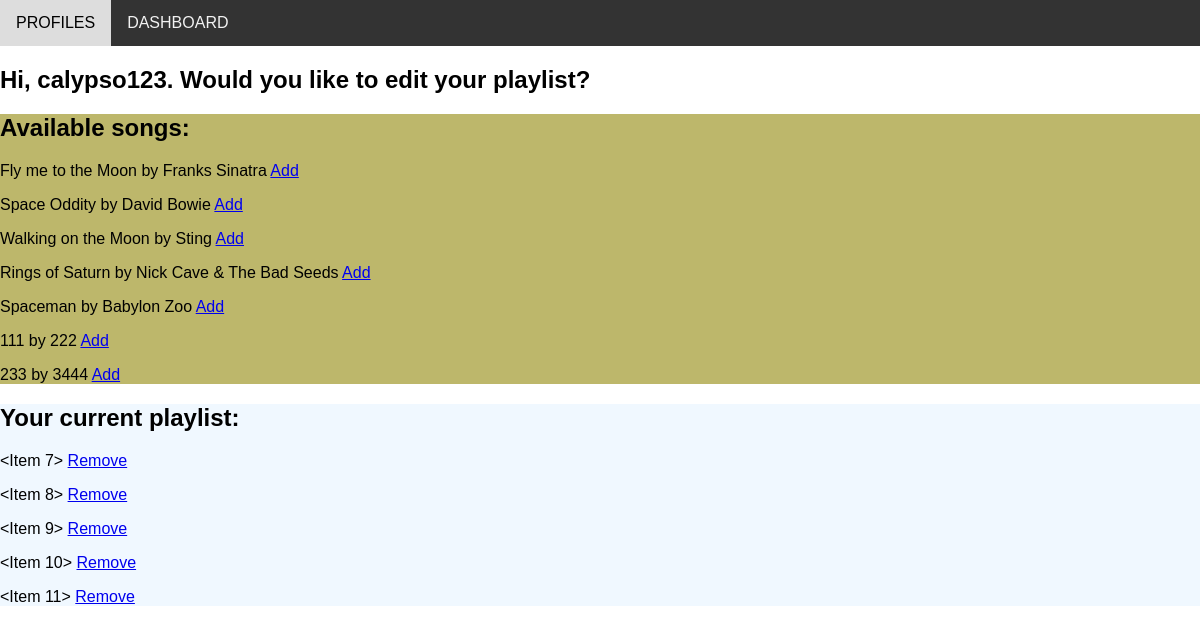
Screenshot of /profile/4 with the database file from the repository.
### models.py (models this page shows, shortened)
class User(db.Model):
    id = db.Column(db.Integer, primary_key=True)
    username = db.Column(db.String(50), index=True, unique=True)
    playlist_id = db.Column(db.Integer, db.ForeignKey("playlist.id"))

class Song(db.Model):
    id = db.Column(db.Integer, primary_key=True)
    artist = db.Column(db.String(50), index=True, unique=False)
    title = db.Column(db.String(70), index=True, unique=False)
    n = db.Column(db.Integer, index=False, unique=False)
    def __repr__(self):
        return f"{self.title} by {self.artist}"

class Item(db.Model):
    id = db.Column(db.Integer, primary_key=True)
    song_id = db.Column(db.Integer, db.ForeignKey("song.id"))
    playlist_id = db.Column(db.Integer, db.ForeignKey("playlist.id"))

### routes.py (the view)
@app.route("/profile/<int:user_id>")
def profile(user_id):
    user = User.query.filter_by(id=user_id).first_or_404(
        description="No such user found."
    )
    songs = Song.query.all()
    my_playlist = Playlist.query.get(
        user.playlist_id
    )  # change here to a database query
    return render_template(
        "profile.html", user=user, songs=songs, my_playlist=my_playlist
    )

### templates/profile.html
{% extends "_base.html" %} {% block content %}
<h2>Hi, {{user.username}}. Would you like to edit your playlist?</h2>
<div class="row">
  <div class="column" style="background-color: #bdb76b">
    <h2>Available songs:</h2>
    {% for song in songs %}
    <p>
      {{song}} {% if my_playlist %}<a
        href="{{url_for('add_item', user_id = user.id, song_id = song.id, playlist_id = my_playlist.id)}}"
        >Add</a
      >{% endif %}
    </p>
    {% endfor %}
  </div>
  <div class="column" style="background-color: #f0f8ff">
    <h2>Your current playlist:</h2>
    {% if my_playlist %} {% for song in my_playlist.items %}
    <p>
      {{song}}
      <a href="{{url_for('remove_item', user_id = user.id, item_id = song.id)}}"
        >Remove</a
      >
    </p>
    {%endfor%} {% endif %}
  </div>
</div>
{% endblock %}

### static/my_style.css (style rules this page uses)
* { box-sizing: border-box; font-family: Arial, Helvetica, sans-serif; }
body { margin: 0; font-family: Arial, Helvetica, sans-serif; }

### rows the page displays
User: username "calypso123"
Song: title+artist "Fly me to the Moon by Franks Sinatra"
Song: title+artist "Space Oddity by David Bowie"
Song: title+artist "Walking on the Moon by Sting"
Song: title+artist "Rings of Saturn by Nick Cave & The Bad Seeds"
Song: title+artist "Spaceman by Babylon Zoo"
Song: title+artist "111 by 222"
Song: title+artist "233 by 3444"
Item: song "<Item 7>"
Item: song "<Item 8>"
Item: song "<Item 9>"
Item: song "<Item 10>"
Item: song "<Item 11>"
